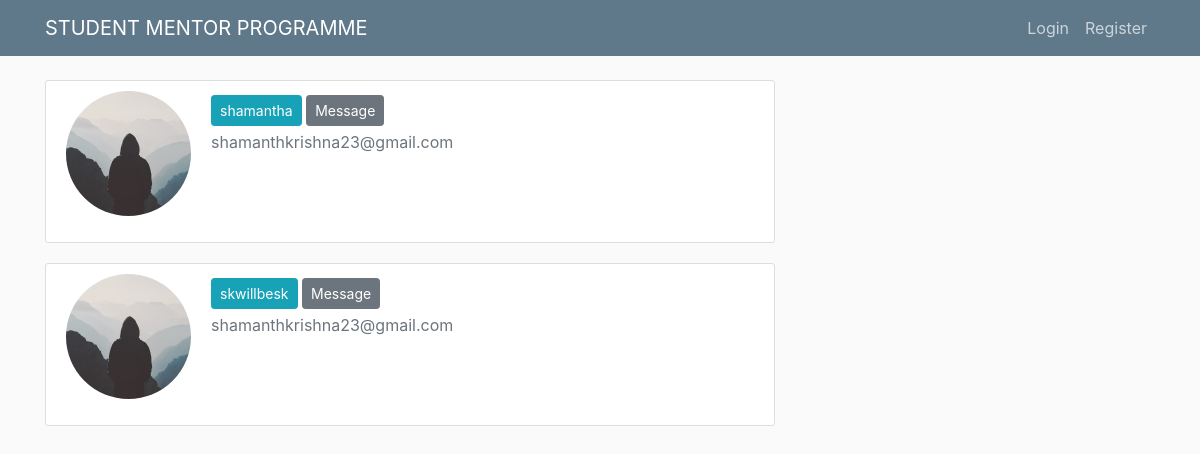
The app's page /profiles/, older data.
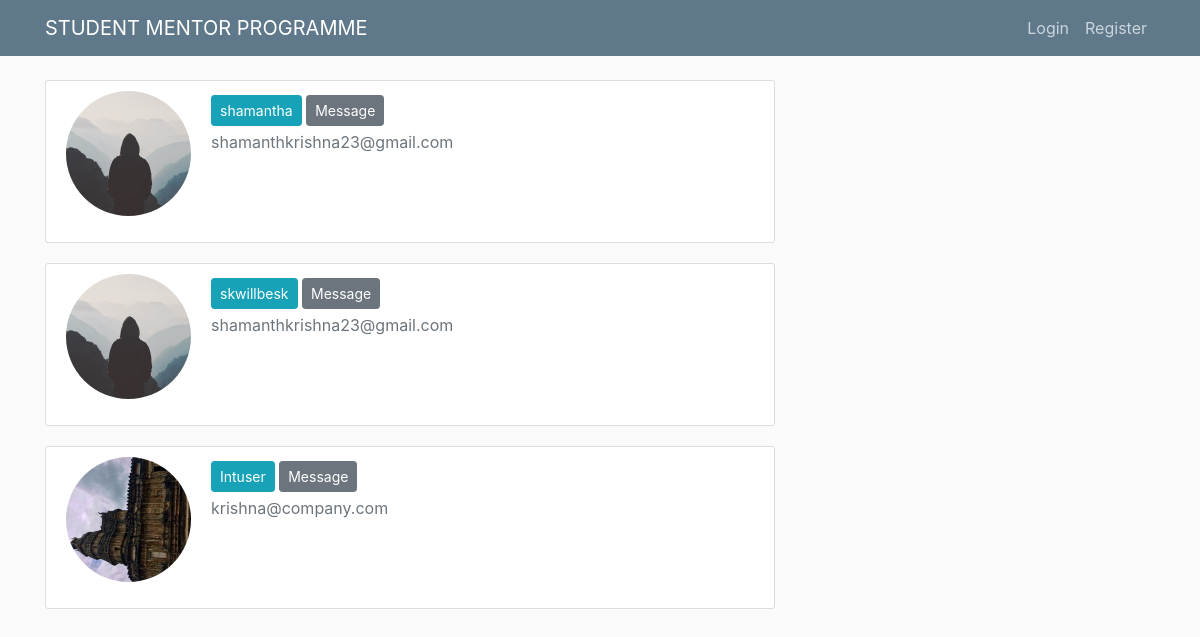
The same page, newer data.
### users/models.py (models this page shows, shortened)
class Profile(models.Model):
	year_choices = (
		('First','First'),
		('Second','Second'),
		('Third','Third'),
		('Fourth','Fourth')
		)
	branch_choices = (
		(' Civil Engineering',' Civil Engineering'),
		('Mechanical Engineering','Mechanical Engineering'),
		('Electrical & Electronics Engineering','Electrical & Electronics Engineering'),
		(' Electronics & Communication Engineering',' Electronics & Communication Engineering'),
		('Industrial & Production Engineering ','Industrial & Production Engineering'),
		(' Computer Science & Engineering',' Computer Science & Engineering'),
		('Information Science & Engineering','Information Science & Engineering')
		)
	user = models.OneToOneField(User, on_delete = models.CASCADE)
	image = models.ImageField(default = 'default.jpg',upload_to = 'profile_pics')
	year = models.CharField(max_length = 8,choices = year_choices,default = 'First')
	branch = models.CharField(max_length = 60,choices = branch_choices)
	bio = models.TextField(blank = True)
	mobile = models.CharField(max_length = 15,blank = True)

### users/views.py (the view)
# urls.py: path('profiles/',views.profiles,name = 'profiles'),
def profiles(request):
	context = {
	'vars':Profile.objects.exclude(id = request.user.id)
	}
	return render(request,'users/profiles.html',context)

### users/templates/users/profiles.html
{% extends "blog/base.html" %}
{% load crispy_forms_tags %}
{% block content %}
{% for var in vars %}
    <div class="content-section">
      <div class="media">
        <img class="rounded-circle account-img" src="{{ var.image.url }}">
        <div class="media-body">
          <a class= "btn btn-info btn-sm mt-1 mb-1" href = "{% url 'user-profile' var.id %}">{{ var.user.username }}</a>
          <a class="btn btn-secondary btn-sm mt-1 mb-1" href="{% url 'chat' var.id  %}">Message</a>
          <p class="text-secondary">{{ var.user.email }}</p>
        </div>
      </div>
    </div>
{% endfor %}
{% endblock content %}

### blog/templates/blog/base.html (shortened to what this page needs)
{% load static %}
<!DOCTYPE html>
<html>
<head>
    <link rel="stylesheet" href="https://maxcdn.bootstrapcdn.com/bootstrap/4.0.0/css/bootstrap.min.css">
    <link rel = 'stylesheet' type="text/css" href="{% static 'blog/main.css' %}">
</head>
<body>
	<header class="site-header">
  		<nav class="navbar navbar-expand-md navbar-dark bg-steel fixed-top">
    		<div class="container">
      		<a class="navbar-brand mr-4" href="/">STUDENT MENTOR PROGRAMME </a>
      	<div class="collapse navbar-collapse" id="navbarToggle">
        	<div class="navbar-nav">
            {% if user.is_authenticated %}
              <a class="nav-item nav-link" href="{% url 'profile' %}">PROFILE</a>
              <a class="nav-item nav-link" href="{% url 'profiles' %}">USERS</a>
              <a class="nav-item nav-link" href= "{% url 'chats' %}">INBOX</a>
              <a class="nav-item nav-link" href="{% url 'post-create' %}">NEW POST</a>
              <a class="nav-item nav-link" href="{% url 'logout' %}">LOGOUT</a>
            {% else %}
              <a class="nav-item nav-link" href="{% url 'login' %}">Login</a>
              <a class="nav-item nav-link" href="{% url 'register' %}">Register</a>
            {% endif %}
        	</div>
     	    </div>
    		</div>
  		</nav>
	</header>
	<main role="main" class="container">
  <div class="row">
    <div class="col-md-8">
      {% block content %}{% endblock %}
    </div>
  </div>
</main>
</body>
</html>

### blog/static/blog/main.css (style rules this page uses)
body { background: #fafafa; color: #333333; margin-top: 5rem; }
.bg-steel { background-color: #5f788a; }
.site-header .navbar-nav .nav-link { color: #cbd5db; }
.content-section { background: #ffffff; padding: 10px 20px; border: 1px solid #dddddd; border-radius: 3px; margin-bottom: 20px; }
.account-img { height: 125px; width: 125px; margin-right: 20px; margin-bottom: 16px; }

### blog/templates/blog/base.html (style rules this page uses)
img { height: 60px; width: 68px; }

Row changes from the older to the newer data that the page shows:
added Profile: image (picture), user.username "Intuser", user.email "krishna@company.com"
